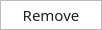
<?xml version="1.0" encoding="UTF-8"?>
<ui version="4.0">
 <class>Form</class>
 <widget class="QWidget" name="Form">
  <property name="geometry">
   <rect>
    <x>0</x>
    <y>0</y>
    <width>102</width>
    <height>30</height>
   </rect>
  </property>
  <property name="windowTitle">
   <string>Form</string>
  </property>
  <property name="styleSheet">
   <string notr="true">#Form {
    background:  transparent;
}

QWidget {
	font-family: Droid Sans;
	font-size: 15px;
    color: #212121;
}

QTableWidget::item {
	font-family: Open Sans;
	font-size: 15px;
}

</string>
  </property>
  <layout class="QGridLayout" name="gridLayout">
   <property name="leftMargin">
    <number>0</number>
   </property>
   <property name="topMargin">
    <number>0</number>
   </property>
   <property name="rightMargin">
    <number>0</number>
   </property>
   <property name="bottomMargin">
    <number>0</number>
   </property>
   <property name="spacing">
    <number>0</number>
   </property>
   <item row="0" column="0">
    <widget class="QPushButton" name="pushButtonRemove">
     <property name="minimumSize">
      <size>
       <width>0</width>
       <height>30</height>
      </size>
     </property>
     <property name="styleSheet">
      <string notr="true">QPushButton {	
	background-color: white;	
	border: none; 
	color: #212121;
	border-bottom: 1px solid #BABBBD;
	border-top: 1px solid #BABBBD;
	border-left: 1px solid #BABBBD;
	border-right: 1px solid #BABBBD;
	padding-left: 5px;
	padding-right: 5px;
}

QPushButton:hover {
	background-color: #dfe2ec;
	border-style: solid;
	color: black;
}

QPushButton:pressed {
	background-color: #bec5da;
	border-style: solid;
	color: black;
}

QPushButton:disabled {
	background-color: #aaaaaa;
	border: 1px solid #aaaaaa;
}</string>
     </property>
     <property name="text">
      <string>Remove</string>
     </property>
    </widget>
   </item>
  </layout>
 </widget>
 <resources/>
 <connections/>
</ui>
